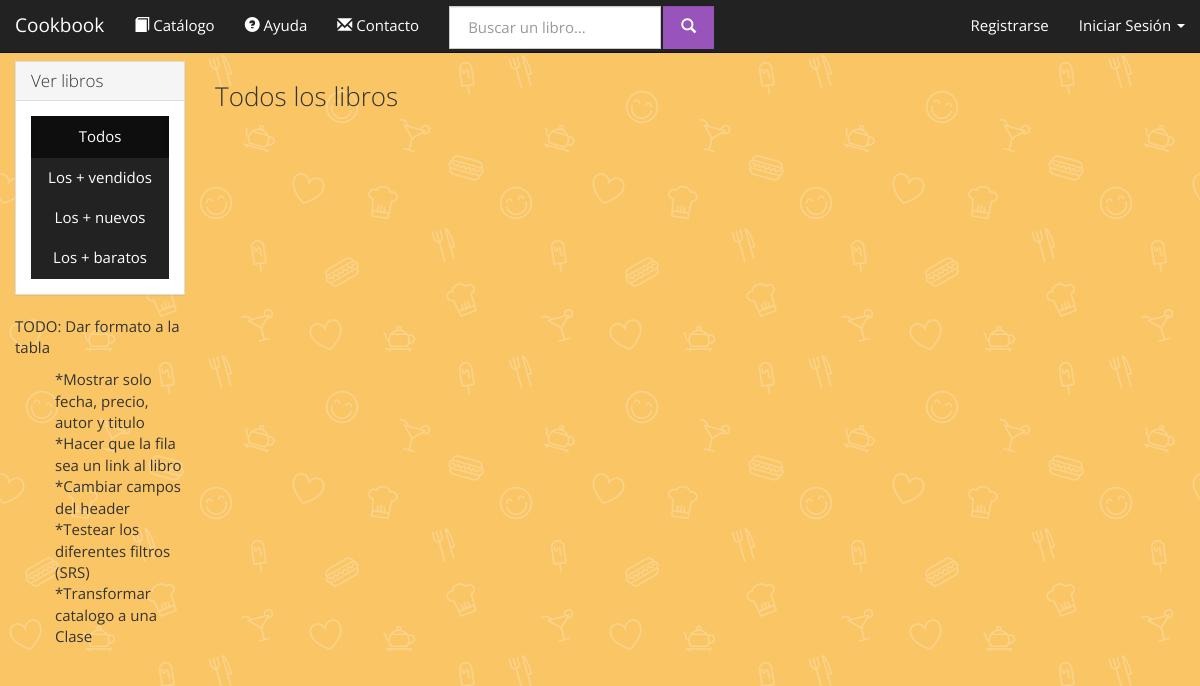
The page /cookbooks.com.ar/books.old.php on the database as committed earlier.
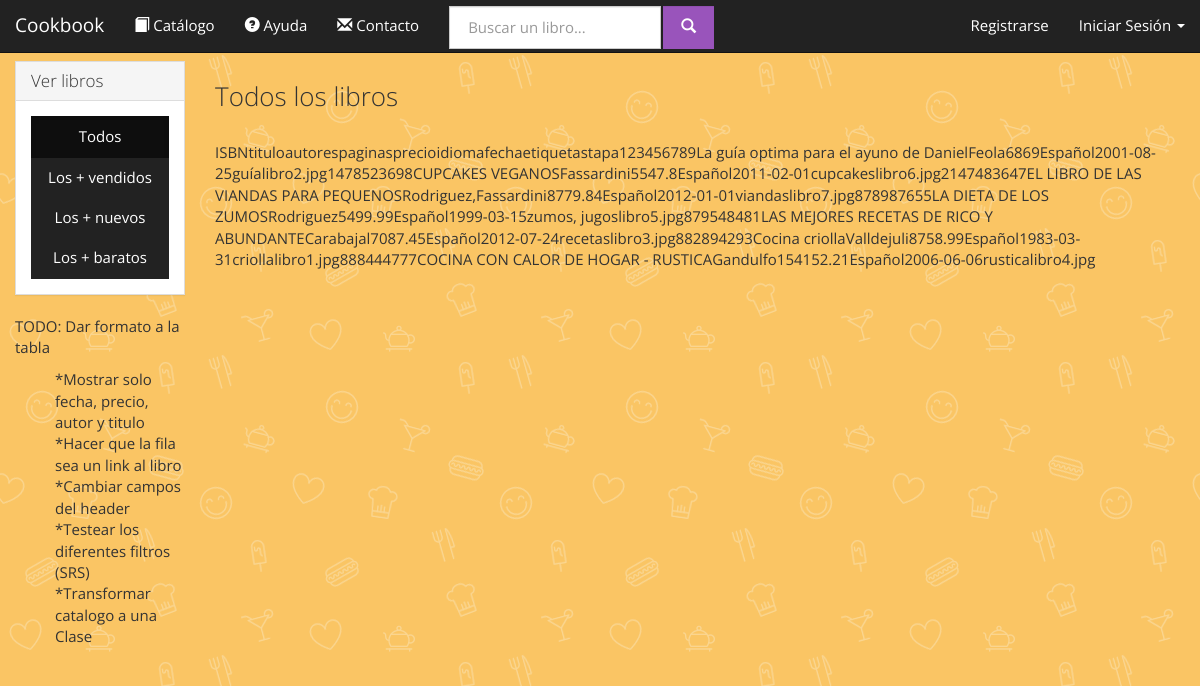
The same page on the database as committed later.
### tables this page shows
CREATE TABLE IF NOT EXISTS `libros` (
  `ISBN` varchar(10) NOT NULL DEFAULT '',
  `titulo` varchar(50) NOT NULL DEFAULT '',
  `IDIOMA` varchar(40) NOT NULL DEFAULT '',
  `paginas` int(11) NOT NULL DEFAULT '0',
  `precio` float NOT NULL DEFAULT '0',
  `fecha` date NOT NULL DEFAULT '0000-00-00',
  `etiquetas` varchar(100) NOT NULL DEFAULT '',
  `texto` text,
  `tapa` text,
  `eliminado` tinyint(1) NOT NULL DEFAULT '0',
  `hidden` tinyint(1) NOT NULL,
  PRIMARY KEY (`ISBN`)
);

### cookbooks.com.ar/database.php (the view, shortened to what this page needs)
<?php
class Conexion {
	private $hostname = 'localhost';
	private $port = '8080';
	private $username = 'root';
	private $password = 'F3Dericcio';
	private $dbname = 'cookbookg32';
	private $dbh;
	function conectar(){
		try {
			$this->dbh = new PDO("mysql:host=$this->hostname;dbname=$this->dbname;port=$this->port", $this->username, $this->password, array(PDO::MYSQL_ATTR_INIT_COMMAND => "SET NAMES utf8"));
			return true;
		} catch(PDOException $e) {
			return false;
		}
	}
	function query($statement){
		return $this->dbh->query($statement);
	}
	function resultToTable($queryResult, $tableHTMLAttributes = "", $tableTag = true){
		$string = "";
		$result = $queryResult->fetchAll(PDO::FETCH_NAMED);
		$string .= "<thead>";
				foreach ($result as $row => $column) {
					foreach ($column as $columnName => $columnValue) {
						$string .= "<th>$columnName</th>";
					}
					break;
				}
		$string .= "</thead>";
		$string .= "<tbody>";
		foreach ($result as $row => $columns) {
			$string .= "<tr>";
			foreach ($columns as $columnName => $columnValue) {
				$string .= "<td>".$columnValue."</td>";
			}
			$string .= "</tr>";
		}
		$string .= "</tbody>";
		return $string;
	}
}
class Books{
	static private $conexion;
	static function initialize(){
		self::$conexion = new Conexion;
	}
	static function getCatalogo(){
		$result = self::$conexion->query("
			SELECT L.ISBN, L.titulo, GROUP_CONCAT(A.apellido) as autores, L.paginas, L.precio, L.IDIOMA as idioma, L.fecha, L.etiquetas, L.tapa
			FROM libros L
			LEFT JOIN escribe E ON (L.ISBN=E.isbn)
			LEFT JOIN autor A ON (E.id_autor=A.ID)
			WHERE (L.eliminado=0 AND L.hidden=0)
			Group by L.ISBN
		");
		return self::$conexion->resultToTable($result, 'id="bookstable" class="display" cellspacing="0" width="100%"', false);
	}
}
		?>

Rows that differ between the two databases and show on the page:
now on this page (row edited): libros: columnName "ISBN", columnName "titulo", columnName "autores", columnName "paginas", columnName "precio", columnName "idioma", columnName "fecha", columnName "etiquetas", columnName "tapa", ISBN "123456789", titulo "La guía optima para el ayuno de Daniel", columnValue "Feola", paginas "68", precio "69", IDIOMA "Español", fecha "2001-08-25", etiquetas "guía", tapa "libro2.jpg"
now on this page (row edited): libros: ISBN "1478523698", titulo "CUPCAKES VEGANOS", columnValue "Fassardini", paginas "55", precio "47.8", IDIOMA "Español", fecha "2011-02-01", etiquetas "cupcakes", tapa "libro6.jpg"
now on this page (row edited): libros: ISBN "2147483647", titulo "EL LIBRO DE LAS VIANDAS PARA PEQUENOS", columnValue "Rodriguez,Fassardini", paginas "87", precio "79.84", IDIOMA "Español", fecha "2012-01-01", etiquetas "viandas", tapa "libro7.jpg"
now on this page (row edited): libros: ISBN "878987655", titulo "LA DIETA DE LOS ZUMOS", columnValue "Rodriguez", paginas "54", precio "99.99", IDIOMA "Español", fecha "1999-03-15", etiquetas "zumos, jugos", tapa "libro5.jpg"
now on this page (row edited): libros: ISBN "879548481", titulo "LAS MEJORES RECETAS DE RICO Y ABUNDANTE", columnValue "Carabajal", paginas "70", precio "87.45", IDIOMA "Español", fecha "2012-07-24", etiquetas "recetas", tapa "libro3.jpg"
now on this page (row edited): libros: ISBN "882894293", titulo "Cocina criolla", columnValue "Valldejuli", paginas "87", precio "58.99", IDIOMA "Español", fecha "1983-03-31", etiquetas "criolla", tapa "libro1.jpg"
now on this page (row edited): libros: ISBN "888444777", titulo "COCINA CON CALOR DE HOGAR - RUSTICA", columnValue "Gandulfo", paginas "154", precio "152.21", IDIOMA "Español", fecha "2006-06-06", etiquetas "rustica", tapa "libro4.jpg"
